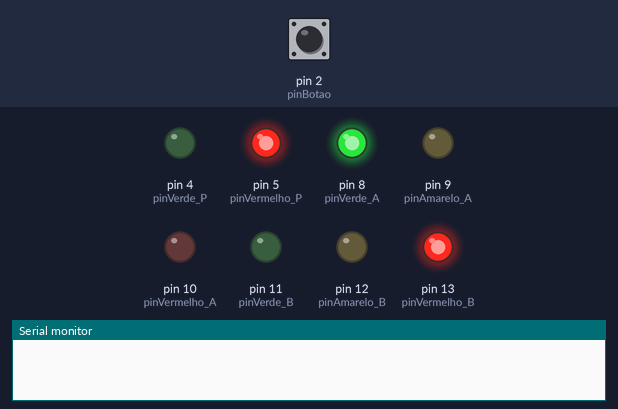
Bench run of a sketch on a simulated Arduino Uno, built with avr-gcc and run on an emulated ATmega328P. Shown: output pins drawn as LEDs (lit = HIGH), the last lines printed to the serial monitor. Inputs (shaded band) come from the test bench; at power-on: pin 2 (pinBotao) HIGH.

Above: at 1.2 s.
1.3 s: pin 2 (pinBotao) pulled LOW for 0.15 s
At 1.7 s:
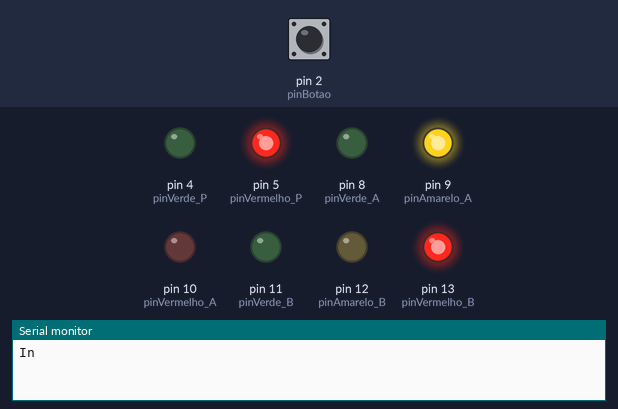
At 7.0 s:
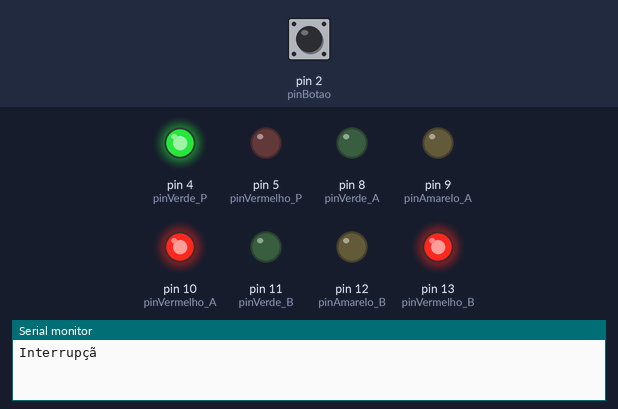
Timing chart, 0 to 18.3 s (numbered marks = the images above; inputs shaded):
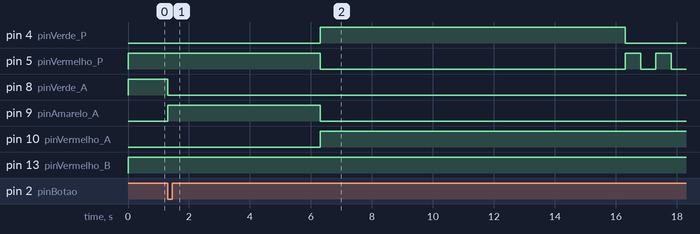

The sketch:

sketch.ino
```cpp
/* * Universidade Federal do Paraná (UFPR) - DELT
 * Disciplina: Sistemas Operacionais Embarcados
 * Prática 1: Interrupções de Hardware e Troca de Contexto Manual
 * Professor: Thiago José da Luz, PhD
 * Data: 20/03/2025
 * * OBJETIVO DIDÁTICO:
 * Demonstrar o uso de ISR (Interrupt Service Routine) para tratamento de eventos
 * assíncronos (botão de pedestre) em um sistema sem RTOS. O código evidencia a
 * complexidade de gerenciar estados e tempos (delay) sem um scheduler (escalonador).
 */

// Definição de Hardware - Via A
#define  pinVerde_A 8
#define  pinAmarelo_A 9
#define  pinVermelho_A 10

// Definição de Hardware - Via B
#define  pinVerde_B 11
#define  pinAmarelo_B 12
#define  pinVermelho_B 13

// Interface de Pedestre
#define  pinBotao 2  // Pino com suporte a interrupção externa
#define  pinVerde_P 4
#define  pinVermelho_P 5

unsigned long delay1; // Variável para controle de debounce por software


void setup() {
  pinMode(pinVerde_A, OUTPUT);
  pinMode(pinAmarelo_A, OUTPUT);
  pinMode(pinVermelho_A, OUTPUT);
  pinMode(pinVerde_B, OUTPUT);
  pinMode(pinAmarelo_B, OUTPUT);
  pinMode(pinVermelho_B, OUTPUT);

  pinMode(pinBotao, INPUT_PULLUP);
  pinMode(pinVerde_P, OUTPUT);
  pinMode(pinVermelho_P, OUTPUT);

  // Estado Inicial: Pedestre em espera
  digitalWrite(pinVerde_P, LOW);
  digitalWrite(pinVermelho_P, HIGH);

  // Configuração da Interrupção: Acionada na borda de descida (FALLING)
  attachInterrupt(digitalPinToInterrupt(pinBotao), pedestre, FALLING);

  Serial.begin(9600);

}

void loop() {

  /* Ciclo Principal: Demonstra o uso de delays bloqueantes,
     que seriam evitados em uma implementação com FreeRTOS */

  // Verde para A / Vermelho para B (15s)
  // Semáforo A
  digitalWrite(pinVerde_A, HIGH);
  digitalWrite(pinAmarelo_A, LOW);
  digitalWrite(pinVermelho_A, LOW);

  // Semáforo B
  digitalWrite(pinVerde_B, LOW);
  digitalWrite(pinAmarelo_B, LOW);
  digitalWrite(pinVermelho_B, HIGH);

  delay(15000);

  // Amarelo para A (5s)
  // Semáforo A
  digitalWrite(pinVerde_A, LOW);
  digitalWrite(pinAmarelo_A, HIGH);
  digitalWrite(pinVermelho_A, LOW);

  // Semáforo B
  digitalWrite(pinVerde_B, LOW);
  digitalWrite(pinAmarelo_B, LOW);
  digitalWrite(pinVermelho_B, HIGH);

  delay(5000);

  // Vermelho para A / Verde para B (15s)
  // Semáforo A
  digitalWrite(pinVerde_A, LOW);
  digitalWrite(pinAmarelo_A, LOW);
  digitalWrite(pinVermelho_A, HIGH);

  // Semáforo B
  digitalWrite(pinVerde_B, HIGH);
  digitalWrite(pinAmarelo_B, LOW);
  digitalWrite(pinVermelho_B, LOW);

  delay(15000);

  // Amarelo para B (5s)
  // Semáforo A
  digitalWrite(pinVerde_A, LOW);
  digitalWrite(pinAmarelo_A, LOW);
  digitalWrite(pinVermelho_A, HIGH);

  // Semáforo B
  digitalWrite(pinVerde_B, LOW);
  digitalWrite(pinAmarelo_B, HIGH);
  digitalWrite(pinVermelho_B, LOW);

  delay(5000);
}

/* ISR (Interrupt Service Routine): Rotina de tratamento do pedestre.
   Aqui ocorre uma 'troca de contexto' manual para salvar e restaurar estados. */
void pedestre(){
  // Salvando contexto atual dos LEDs para retomada pós-interrupção
  int ledVerde_A = digitalRead(pinVerde_A);
  int ledAmarelo_A = digitalRead(pinAmarelo_A);
  int ledVermelho_A = digitalRead(pinVermelho_A);
  int ledVerde_B = digitalRead(pinVerde_B);
  int ledAmarelo_B = digitalRead(pinAmarelo_B);
  int ledVermelho_B = digitalRead(pinVermelho_B);

  // Lógica de Debounce e execução da prioridade
  if ((millis() - delay1) > 1000){
    Serial.println("Interrupção Detectada: Pedestre solicitou travessia.");
    delay1 = millis();

    amarelo(ledVermelho_B, ledAmarelo_A); // Gerencia transição segura
    vermelho(); // Bloqueia tráfego e libera pedestre
    pisca();   // Alerta de fim de tempo de pedestre

    digitalWrite(pinVermelho_P, HIGH);

    // RESTAURAÇÃO DE CONTEXTO: O sistema retoma exatamente onde o loop parou
    if (ledAmarelo_A){
      digitalWrite(pinVermelho_A, HIGH);
    }else{
       digitalWrite(pinVermelho_A, ledVermelho_A);
    }

    if (ledAmarelo_B){
      digitalWrite(pinVermelho_B, HIGH);
    }else{
      digitalWrite(pinVermelho_B, ledVermelho_B);
    }

    digitalWrite(pinVerde_A, ledVerde_A);
    digitalWrite(pinVerde_B, ledVerde_B);

  }
}

// Sub-rotinas de controle com loops de micro-atrasos
// (Necessário pois delay() não funciona dentro de ISRs no Arduino)

void amarelo(int VB, int AA){
  Serial.println("amarelo");

  if (VB||AA) {
// Semáforo A
  digitalWrite(pinVerde_A, LOW);
  digitalWrite(pinAmarelo_A, HIGH);
  digitalWrite(pinVermelho_A, LOW);
  }
  else{
  // Semáforo B
  digitalWrite(pinVerde_B, LOW);
  digitalWrite(pinAmarelo_B, HIGH);
  digitalWrite(pinVermelho_B, LOW);
  }

  int i = 0;
  while(i < 5000){
    i++;
    delayMicroseconds(1000);

  }

}

void vermelho(){

    Serial.println("Vermelho");
    // Semáforo A
    digitalWrite(pinVerde_A, LOW);
    digitalWrite(pinAmarelo_A, LOW);
    digitalWrite(pinVermelho_A, HIGH);

    // Semáforo B
    digitalWrite(pinVerde_B, LOW);
    digitalWrite(pinAmarelo_B, LOW);
    digitalWrite(pinVermelho_B, HIGH);

    // Pedestre
    digitalWrite(pinVerde_P, HIGH);
    digitalWrite(pinVermelho_P, LOW);

    int i = 0;
    while(i < 10000){
    i++;
    delayMicroseconds(1000);
    }
    digitalWrite(pinVerde_P, LOW);

}

void pisca(){
    for(int a = 0; a < 5 ; a++){
      digitalWrite(pinVermelho_P, HIGH);
      int i = 0;
      while(i < 500){
        i++;
        delayMicroseconds(1000);
      }

      digitalWrite(pinVermelho_P, LOW);
      i = 0;
      while(i < 500){
        i++;
        delayMicroseconds(1000);
      }
    }

}
```

Measured:
- after the input at 1.3 s, pin 4 (pinVerde_P): LOW → HIGH after 5.0 s, → LOW 10.0 s later; pin 5 (pinVermelho_P): goes LOW 10.0 s, HIGH 0.50 s, LOW 0.50 s, HIGH 0.50 s, then LOW, starting after 5.0 s
